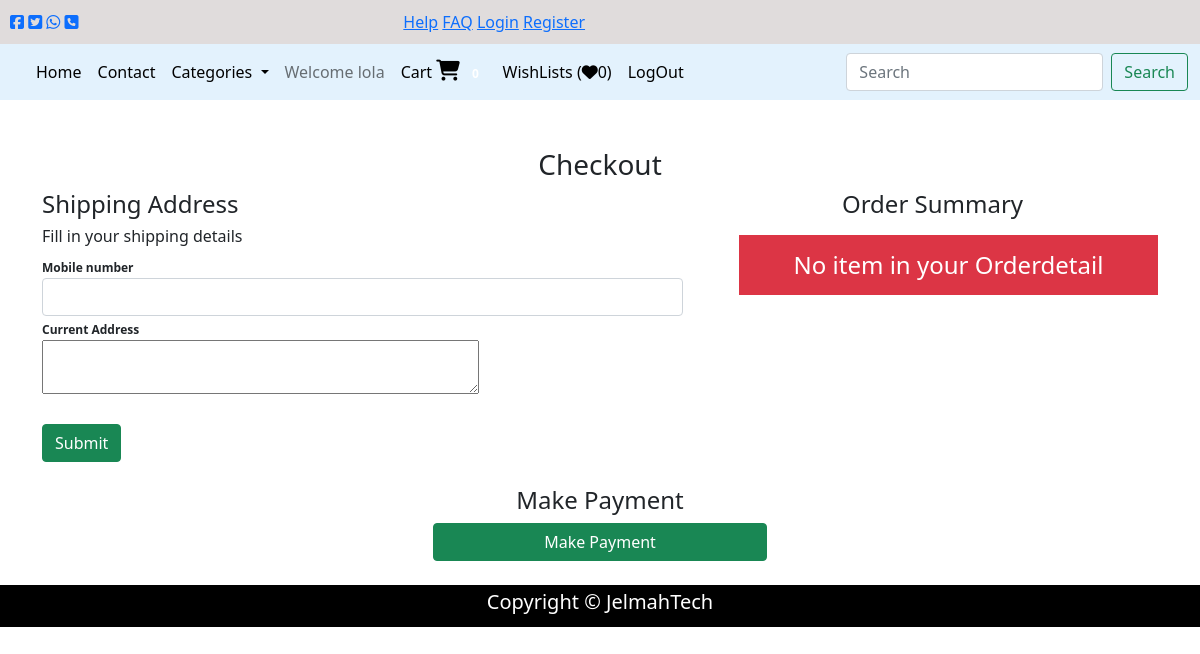
The page /checkout/25/ (signed in) on the database as committed earlier.
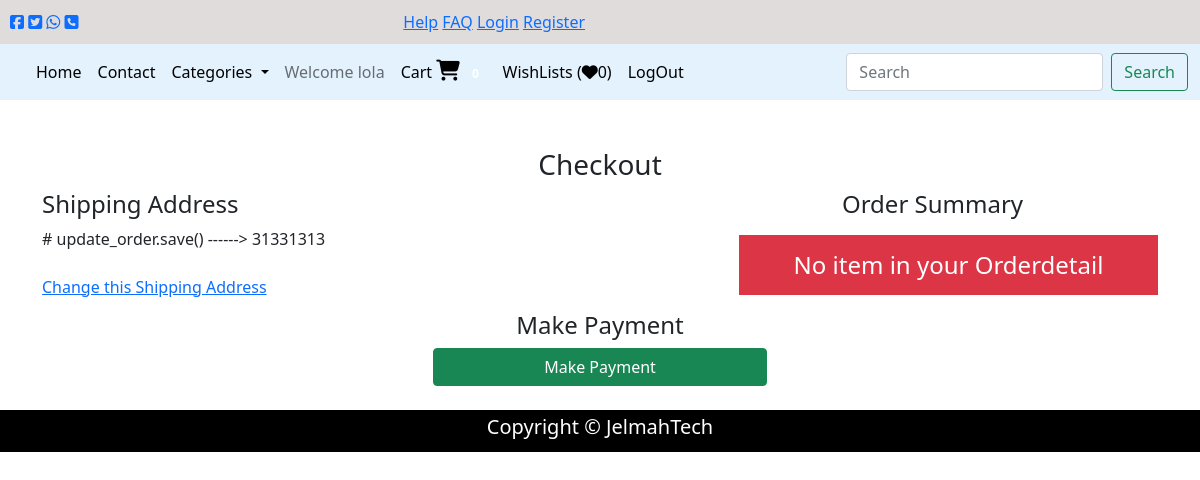
The same page on the database as committed later.
### footwears/models.py (models this page shows, shortened)
class ShippingAddress(models.Model):
  theaddress = models.TextField(max_length=450)
  themobiles = models.CharField(max_length=150, null=True, blank=False, default='08111111111')
  mycurrent = models.BooleanField(default=False)
  customer = models.ForeignKey(Customer,on_delete=models.CASCADE)
  class Meta:
    db_table = 'shippingaddresses'
    managed = True
    verbose_name = 'ShippingAddress'
    verbose_name_plural = 'ShippingAddresss'

### footwears/views.py (the view)
# urls.py: path('checkout/<str:q>/', views.checkout, name='checkout'),
@login_required(login_url='login')
def checkout(request,q):
    items = Orderdetail.objects.filter(order_number__iexact=q).filter(user__username__iexact=request.user.username)
    thecust = Customer.objects.filter(user__username__iexact=request.user.username).first()
    shipaddrest = ShippingAddress.objects.filter(customer__user__username__iexact=request.user.username)
    total_amount = 0
    for x in items:
        total_amount += (x.product_unitprice * x.quantity)
    context = {
        'orderdetail':items,
        'customer_info':thecust,
        'totalamount':total_amount,
        'shippingaddrest':shipaddrest
    }
    return render(request,'footwears/checkout.html',context)

### footwears/context_processor.py (called while the page is built)
def categories(request):
  allcats = Category.objects.all()
  return {'cats':allcats}

def cartcount(request):
  allitems = Orderdetail.objects.filter(order_placed=False).filter(user__username=request.user.username)
  total_quantity = 0
  for item in allitems:
    total_quantity += item.quantity
  return {'prodcount':total_quantity}

def wishcount(request):
  allwishes = Wishlist.objects.filter(now_bought=False).filter(user__username=request.user.username).count()
  return {'allwishes':allwishes}

### footwears/templates/footwears/checkout.html (shortened to what this page needs)
{% extends 'shared/base.html' %}
{% load static %}
{% load humanize %}
{% block main %}
<section>
  <div class="container">
    <h3 class="text-center mt-5">Checkout</h3>
    <div class="row">
      <div class="col-sm-7">
       <h4>Shipping Address</h4>
       {% if shippingaddrest %}
        {% for item in shippingaddrest %}
          <div class="addresstv">{{item.theaddress}}------> {{item.themobiles}}</div><br>
          <a href="{% url 'changeaddress'  %}">Change this Shipping Address</a>
        {% endfor %}
        {% else %}
        <div id="ship_addr">
          <h6>Fill in your shipping details</h6>
          <form action="{% url 'addaddress' %}" method="post">
            <div class="form-group">
              <label for="mobilenumber" class="shipadd">Mobile number</label>
              <input width="60%" class="form-control" type="tel" name="mobilenumber" id="mobilenumber">
            </div>
            <div class="form-group">
              <label for="current_address" class="shipadd">Current Address</label><br>
              <textarea name="current_address" id="current_address" cols="45" rows="2"></textarea>
            </div>
            <br>
            <button type="submit" class="btn btn-success">Submit</button>
          </form>
        </div>
        {% endif %} <br>
      </div>
      <div class="col-sm-5">
        <center>
          <h4>Order Summary</h4>
        </center>
       <ul>
         {% if orderdetail %}
         <li>
           <table class="table table-hover">
             <thead>
               <tr>
                 <th scope="col">Product</th>
                 <th scope="col">Price</th>
                 <th scope="col">Quantity</th>
                </tr>
              </thead>
              {% for item in orderdetail %}
               <tbody>
                 <tr>
                  <td> {{item.product_name}} </td>
                  <td> {{item.product_unitprice}} </td>
                  <td> {{item.quantity}} </td>
                 </tr>
               </tbody>
               {% endfor %}
             </table>
         </li>
           <h4>Total Amount: {{ totalamount }}</h4>
         {% else %}
         <center>
           <p>
             <h4 class="bg-danger text-white p-3 ">No item in your Orderdetail</h4>
           </p>
          </center>
         {% endif %}
       </ul>
      </div>
    </div>
    <h4 class="text-center mt-6">Make Payment </h4>
      <form id="payform" method="POST">
      <div class="topay">
          <center>
              <button type="submit" id="btnPay" style="width: 30%; margin:0 auto;" class="btn btn-success">Make Payment</button>
              <input type="hidden" id="email" value="user.email" required><br>
              <input type="hidden" id="price" value="{{ totalamount }}" required><br>
          </center>
      </div>
    </form>
  </div>
</section>
{% endblock main %}

Rows that differ between the two databases and show on the page:
added ShippingAddress: theaddress "# update_order.save()", themobiles "31331313"
Other text that changed with them:
text no longer shown: "Fill in your shipping details Mobile number Current Address Submit"
